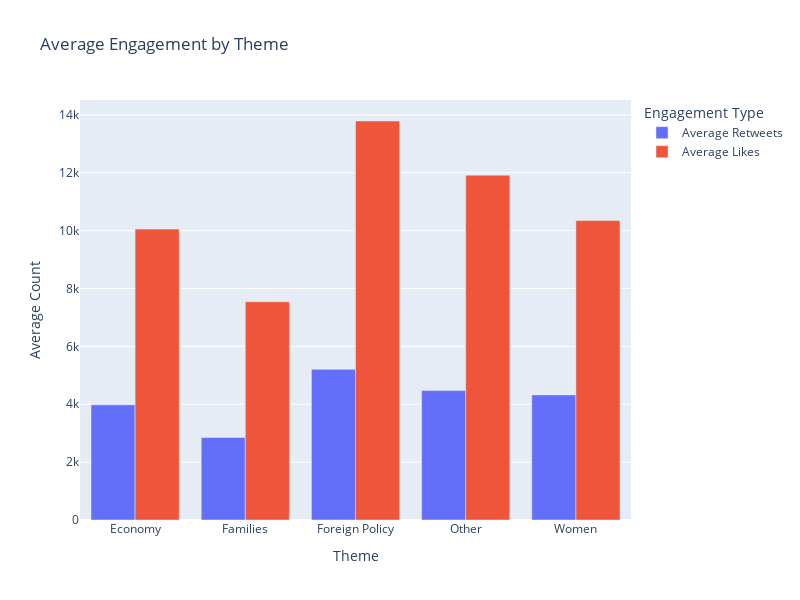

The cell this chart's notebook holds for it:
### Code cell
import pandas as pd
import plotly.express as px
from sklearn.feature_extraction.text import TfidfVectorizer
from sklearn.manifold import TSNE

tweets_df = pd.read_csv('../datasets/tweets_no_stopwords.csv')

tweets_df['cleaned_text_no_stopwords'] = tweets_df['cleaned_text_no_stopwords'].fillna('')
tweets_df['cleaned_text_no_stopwords'] = tweets_df['cleaned_text_no_stopwords'].astype(str)

# Define themes and their associated keywords
theme_keywords = {
    "Economy": ["tax", "money", "economy", "jobs", "wage"],
    "Families": ["families", "kids", "children", "parents"],
    "Foreign Policy": ["immigration", "foreign policy", "border"],
    "Women": ["women", "rights", "gender"]
}

# Function to assign multiple themes based on the presence of keywords
def assign_themes(text):
    assigned_themes = []
    for theme, keywords in theme_keywords.items():
        if any(keyword in text.lower() for keyword in keywords):
            assigned_themes.append(theme)
    # If no themes were matched, assign 'Other'
    return assigned_themes if assigned_themes else ["Other"]

tweets_df['themes'] = tweets_df['cleaned_text_no_stopwords'].apply(assign_themes)

expanded_df = tweets_df.explode('themes')

engagement_summary = expanded_df.groupby('themes')[['retweet_count', 'favorite_count']].mean().reset_index()
engagement_summary.columns = ['Theme', 'Average Retweets', 'Average Likes']

print(engagement_summary)

fig = px.bar(
    engagement_summary,
    x='Theme',
    y=['Average Retweets', 'Average Likes'],
    title='Average Engagement by Theme',
    labels={'value': 'Average Count', 'variable': 'Engagement Type'},
    barmode='group',
    height=600,
    width=800
)

fig.show()

tweets_df.to_csv('../datasets/tweets_with_themes.csv', index=False)

### Figure 1 — Plotly figure (JSON) as saved in the notebook; plotly's stock layout.template omitted (floating-point values rounded to 4 significant figures)
{"data": [{"alignmentgroup": "True", "hovertemplate": "Engagement Type=Average Retweets<br>Theme=%{x}<br>Average Count=%{y}<extra></extra>", "legendgroup": "Average Retweets", "marker": {"color": "#636efa", "pattern": {"shape": ""}}, "name": "Average Retweets", "offsetgroup": "Average Retweets", "orientation": "v", "showlegend": true, "textposition": "auto", "type": "bar", "x": ["Economy", "Families", "Foreign Policy", "Other", "Women"], "xaxis": "x", "y": [3979.0, 2850.0, 5207.0, 4473.0, 4324.0], "yaxis": "y"}, {"alignmentgroup": "True", "hovertemplate": "Engagement Type=Average Likes<br>Theme=%{x}<br>Average Count=%{y}<extra></extra>", "legendgroup": "Average Likes", "marker": {"color": "#EF553B", "pattern": {"shape": ""}}, "name": "Average Likes", "offsetgroup": "Average Likes", "orientation": "v", "showlegend": true, "textposition": "auto", "type": "bar", "x": ["Economy", "Families", "Foreign Policy", "Other", "Women"], "xaxis": "x", "y": [10050.0, 7541.0, 13790.0, 11920.0, 10350.0], "yaxis": "y"}], "layout": {"barmode": "group", "height": 600, "legend": {"title": {"text": "Engagement Type"}, "tracegroupgap": 0}, "title": {"text": "Average Engagement by Theme"}, "width": 800, "xaxis": {"anchor": "y", "domain": [0, 1], "title": {"text": "Theme"}}, "yaxis": {"anchor": "x", "domain": [0, 1], "title": {"text": "Average Count"}}}}
